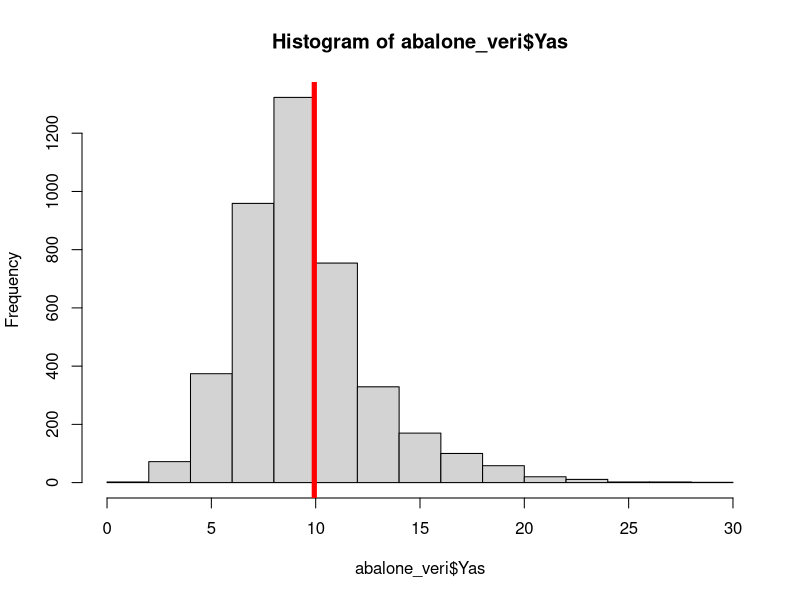
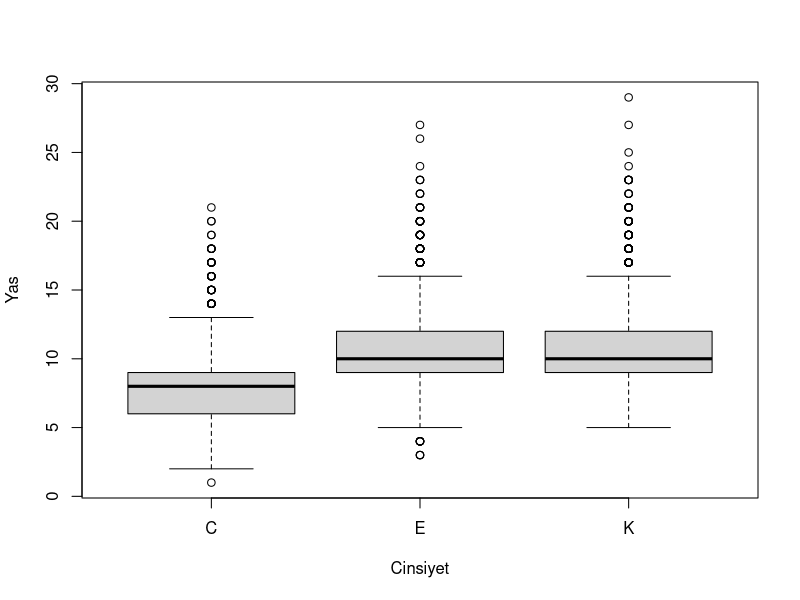
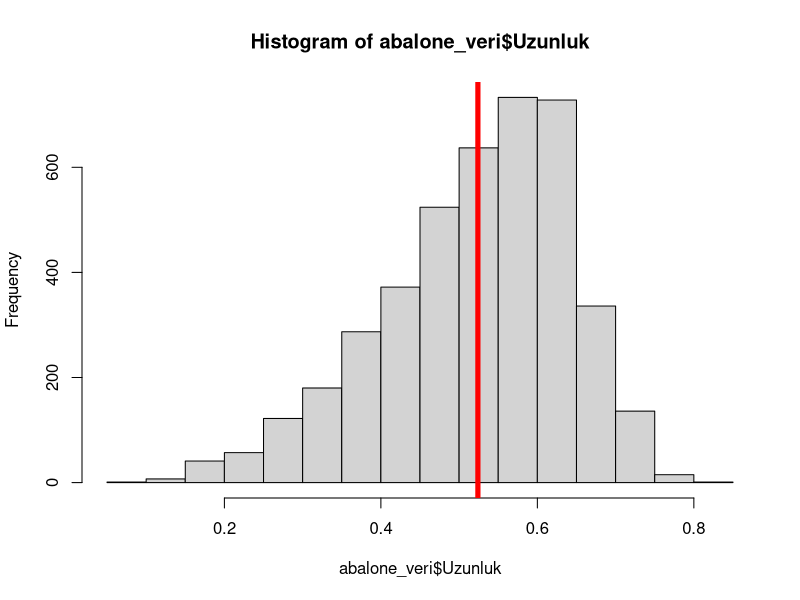
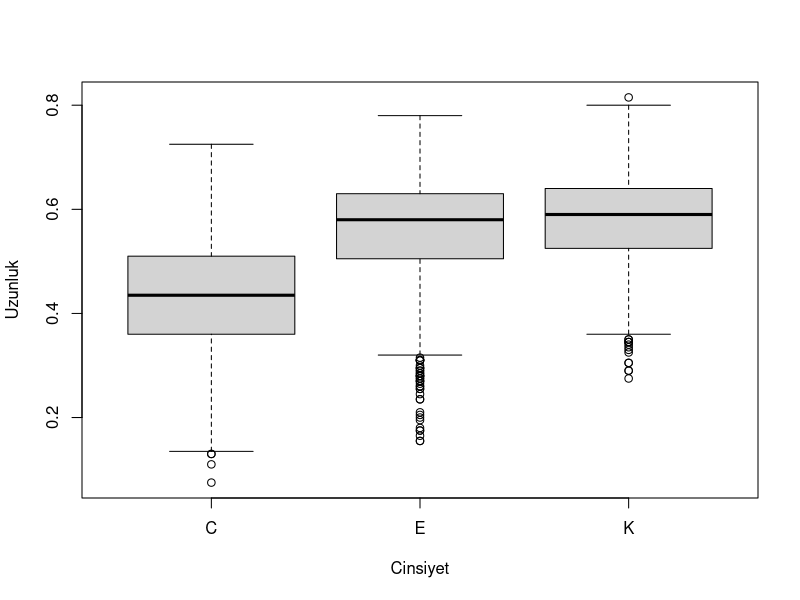
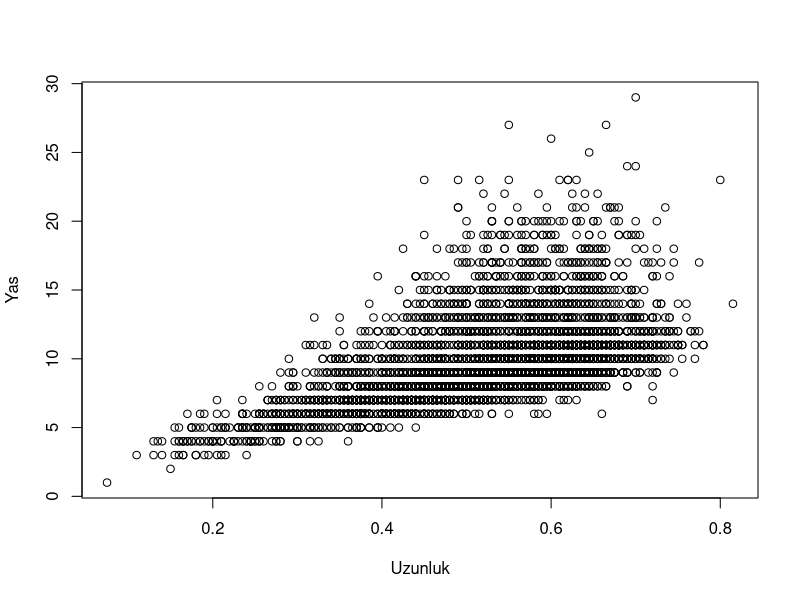
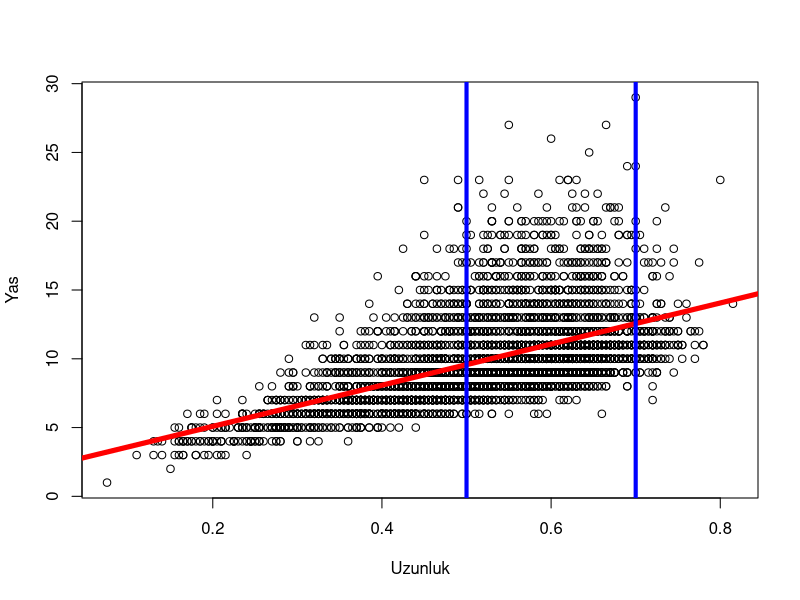
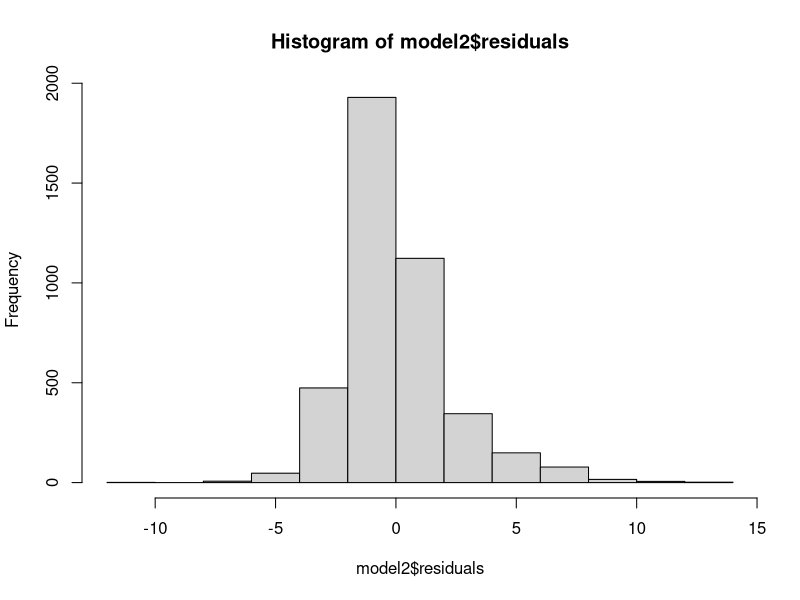

Write R code to recreate these figures, in order.
## ---- chunk 1
knitr::opts_chunk$set(echo = TRUE)
## ---- chunk 2
abalone_veri <- read.table("data/abalone.csv", header = T)

## ---- chunk 3
dim(abalone_veri)

## ---- chunk 4
colnames(abalone_veri)

## ---- chunk 5
abalone_veri$Cinsiyet <- factor(abalone_veri$Cinsiyet)
str(abalone_veri$Cinsiyet)


## ---- chunk 6
table(abalone_veri$Cinsiyet)

## ---- chunk 7
hist(abalone_veri$Yas)
abline(v=mean(abalone_veri$Yas), col="red", lwd=5)

## ---- chunk 8
boxplot(data=abalone_veri, Yas~Cinsiyet)

## ---- chunk 9
hist(abalone_veri$Uzunluk)
mean(abalone_veri$Uzunluk)
abline(v=mean(abalone_veri$Uzunluk), col="red", lwd=5)

## ---- chunk 10
boxplot(data=abalone_veri, Uzunluk~Cinsiyet)

## ---- chunk 11
plot(data=abalone_veri, Yas~Uzunluk)

## ---- chunk 12
model1 <- lm(data = abalone_veri, Yas~Uzunluk)
summary(model1)

## ---- chunk 13
plot(data=abalone_veri, Yas~Uzunluk)
abline(model1, col = "red", lwd=5)
abline(v=0.5, col= "blue", lwd = 4)
abline(v=0.7, col = "blue", lwd = 4)

## ---- chunk 14
model2 <- lm(data = abalone_veri, Yas~. - Cinsiyet)
summary(model2)
        
## ---- chunk 15
hist(model2$residuals)

## ---- chunk 16
model3 <- lm(data = abalone_veri, Yas~. - Cinsiyet -Uzunluk)
summary(model3)

## ---- chunk 17
model4 <- lm(data=abalone_veri, Yas~. -Uzunluk )
summary(model4)

